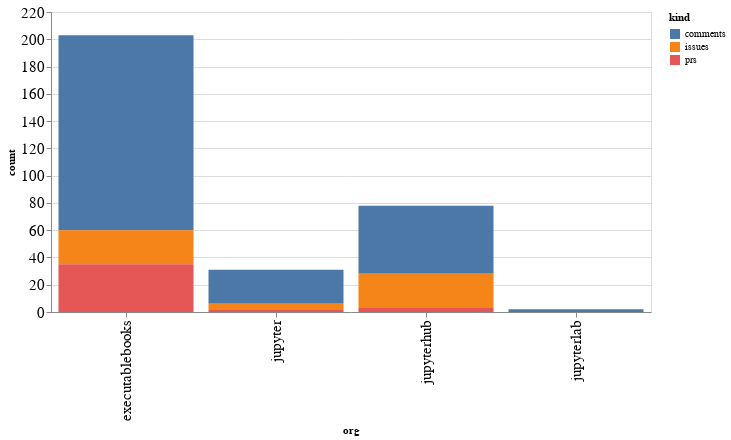

The code cell stored with this chart in its notebook:
### Code cell
alt.Chart(org_summaries, width=600).mark_bar().encode(
    x='org',
    y='count',
    color='kind',
    tooltip="org"
)

### Figure 1 — Vega-Lite specification as saved in the notebook (floating-point values rounded to 4 significant figures)
{"config": {"axisLeft": {"labelFontSize": 15}, "axisBottom": {"labelFontSize": 15}}, "data": {"name": "data-c4a5c33905745a7d27fff460227eaaa8"}, "mark": "bar", "encoding": {"color": {"type": "nominal", "field": "kind"}, "tooltip": {"type": "nominal", "field": "org"}, "x": {"type": "nominal", "field": "org"}, "y": {"type": "quantitative", "field": "count"}}, "width": 600, "$schema": "https://vega.github.io/schema/vega-lite/v4.8.1.json", "datasets": {"data-c4a5c33905745a7d27fff460227eaaa8": [{"org": "executablebooks", "kind": "comments", "count": 143}, {"org": "executablebooks", "kind": "issues", "count": 25}, {"org": "executablebooks", "kind": "prs", "count": 35}, {"org": "jupyter", "kind": "comments", "count": 25}, {"org": "jupyter", "kind": "issues", "count": 4}, {"org": "jupyter", "kind": "prs", "count": 2}, {"org": "jupyterhub", "kind": "comments", "count": 50}, {"org": "jupyterhub", "kind": "issues", "count": 25}, {"org": "jupyterhub", "kind": "prs", "count": 3}, {"org": "jupyterlab", "kind": "comments", "count": 2}]}}
